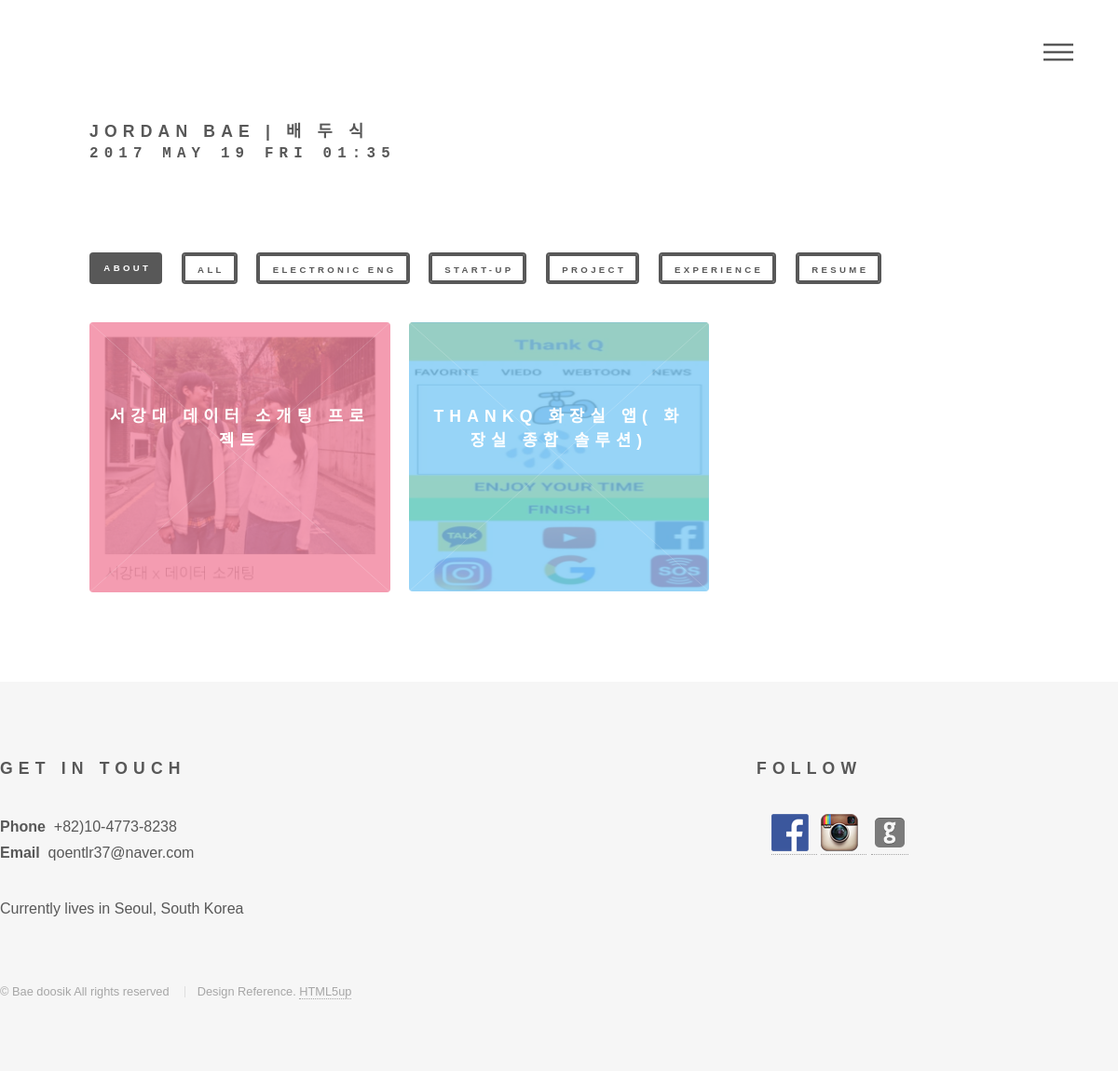
The app's page /, older data.
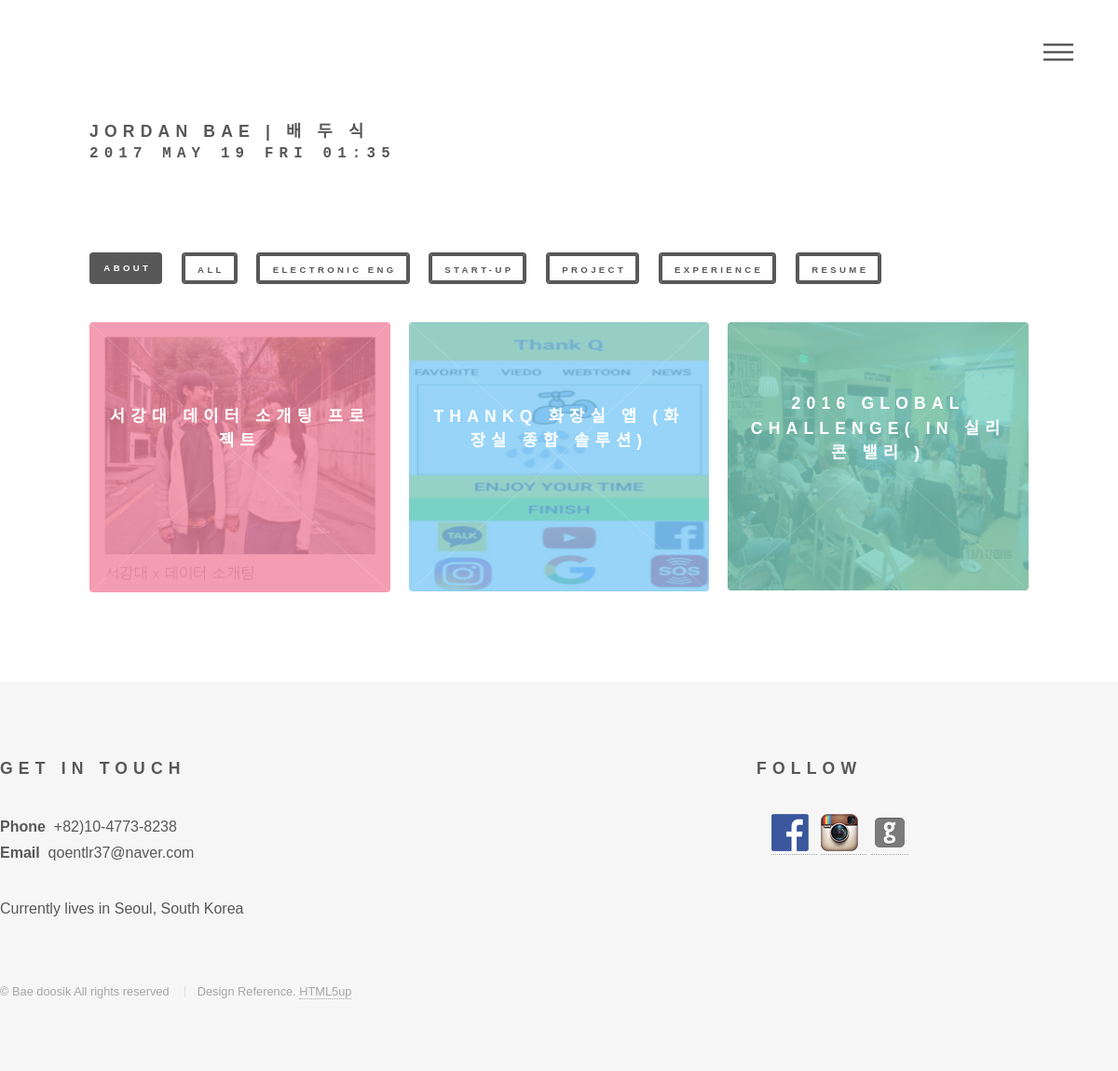
The same page, newer data.
### portfolio/models.py (models this page shows, shortened)
class TimestampModel(models.Model):
    created_date = models.DateTimeField(auto_now_add=True)
    updated_date = models.DateTimeField(auto_now=True, null=True)
    class Meta:
        abstract = True

class Post(TimestampModel):
    title = models.CharField(max_length=100)
    category= models.CharField(max_length=100,
        choices = (
            ('Electronic-Eng','Electronic-Eng'),
            ('Start-up','Start-up'),
            ('Project','Project'),
            ('Experience','Experience'),
        ),default=False)
    photo1 = models.ImageField(blank=True, upload_to='blog/photo1/%Y/%M/%D')
    photo2 = models.ImageField(blank=True, upload_to='blog/photo2/%Y/%M/%D')
    summary = models.CharField(max_length=200)
    period = models.CharField(max_length=200, default=False)
    class Meta:
        ordering = ['id']

### portfolio/views.py (the view)
# urls.py: url(r'^$',views.main_view,name='main_view'),
def main_view(request):
    post = Post.objects.all()
    return render(request,'portfolio/home.html',{
        'form':post
    })

### portfolio/templates/portfolio/home.html (shortened to what this page needs)
{% extends 'portfolio/layout.html' %}
{% load static  %}
{% block contents %}
	<div id="wrapper">
		<header id="header">
			<div class="inner">
					<a href="/"><h2>JORDAN BAE | 배 두 식 <pre>{% now "Y F d D H:i" %} </pre></h2></a>
				<br><br>
    		<nav>
    			<ul>
    				<li><a class = 'menu' href="#menu">Menu</a></li>
    			</ul>
    		</nav>
			</div>
		</header>
    <div id="main">
	<div class="inner">
		<header>
	  		  <ul class="actions">
                <li><a href="{% url "portfolio:profile" %}" class="button special small searchtag">About</a></li>
	  		  	<li><a href="{% url "portfolio:main_view" %}" class="button small searchtag">All</a></li>
	  		  	<li><a href="{% url "portfolio:elec" %}" class="button small searchtag">Electronic Eng</a></li>
	  		  	<li><a href="{% url "portfolio:startup" %}" class="button small searchtag">Start-up</a></li>
	  		  	<li><a href="{% url "portfolio:project" %}" class="button small searchtag">Project</a></li>
                <li><a href="{% url "portfolio:experience" %}" class="button small searchtag">Experience</a></li>
                <li><a href="{% url "portfolio:resume" %}" class="button small searchtag">RESUME</a></li>
	  		  </ul>
		</header>
		<section class="tiles">
            {% for post in form %}
                <article class={% cycle 'style1' 'style2' 'style3' 'style4' 'style5' 'style6'%}>
                        <span class="image">
                            <img src="{{ post.photo1.url }}" style="max-width: 100%" />
                        </span>
                    <a href="{% url "portfolio:post_detail" post.id %}">
                        <h2>{{ post.title  }}</h2>
                    </a>
                </article>
            {% endfor %}
		</section>
	</div>
</div>
</div>
{% endblock %}

### portfolio/templates/portfolio/layout.html (shortened to what this page needs)
{% load static  %}
{% load imagekit %}
<!DOCTYPE html>
<html>
<head>
	<link rel="stylesheet"  href="{% static "portfolio/assets/style1.css"  %}"  />
    <link rel="stylesheet" href="dreamcodes/social_icons/tsc_social_icons.css" />
	<link rel="stylesheet" media="screen" href="{% static "portfolio/assets/main.css"  %}" />
</head>
<body>
{% block contents %}
{% endblock %}
			<footer id="footer">
				<div class="inner">
					<section>
						<h2>Get in touch</h2>
						<p><strong>Phone</strong>&nbsp +82)10-4773-8238
						<br><strong>Email</strong>&nbsp qoentlr37@naver.com</p>
						<p>Currently lives in Seoul, South Korea</p>
					</section>
					<section>
						<h2>Follow</h2>
						<ul>
							<a href="https://www.facebook.com/doosik.bae"><img src="{% static "portfolio/assets/facebook40x40.png" %}" />&nbsp&nbsp</a>
							<a href="https://www.instagram.com/doo_sik/"><img src="{% static "portfolio/assets/instagram40x40.png" %}"/>&nbsp&nbsp</a>
                            <a href="https://github.com/baidoosik"><img src="{% static "portfolio/assets/github.png" %}"/></a>
						</ul>
					</section>
					<ul class="copyright">
						<li>&copy; Bae doosik All rights reserved</li>
						<li>Design Reference. <a href="https://html5up.net/">HTML5up</a></li>
					</ul>
				</div>
			</footer>
</body>
</html>

Row changes from the older to the newer data that the page shows:
changed Post: title "THANKQ 화장실 앱( 화장실 종합 솔루션)" → "THANKQ 화장실 앱 (화장실 종합 솔루션)"
added Post: photo1 (picture), title "2016 GLOBAL CHALLENGE( IN 실리콘 밸리 )"
